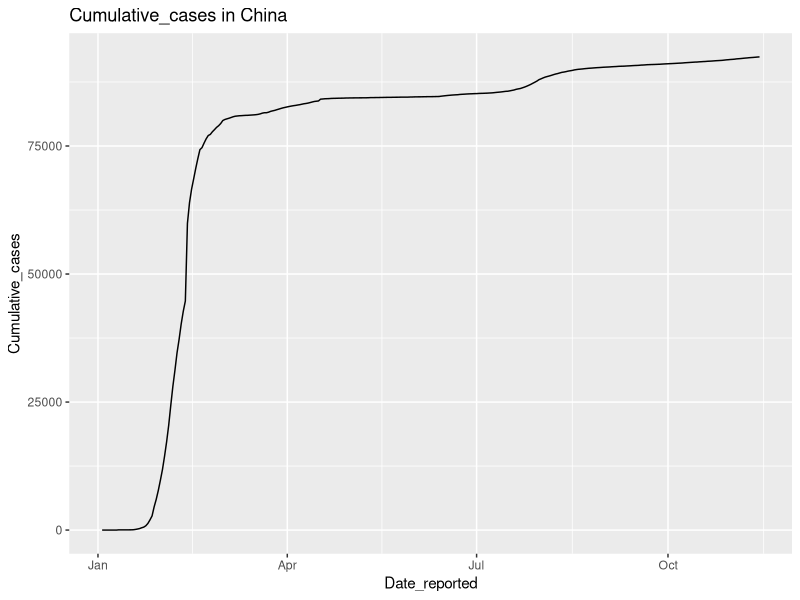
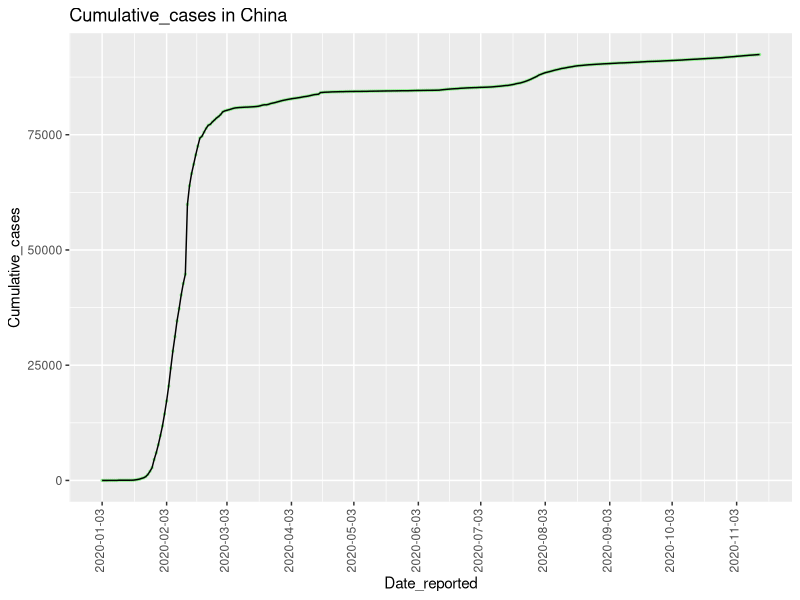
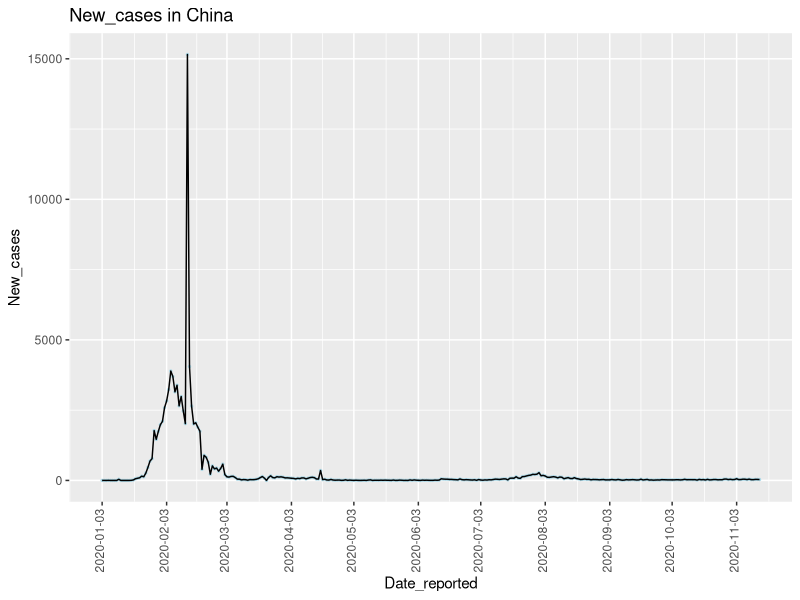
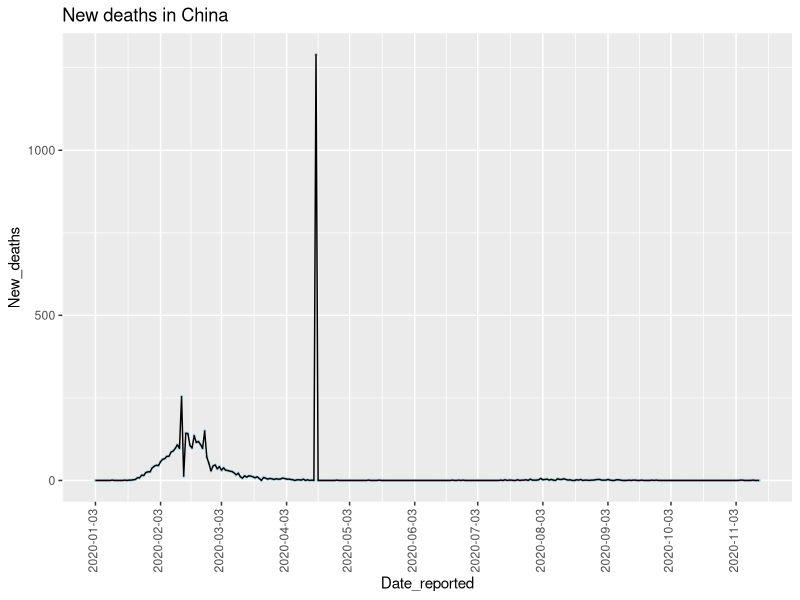
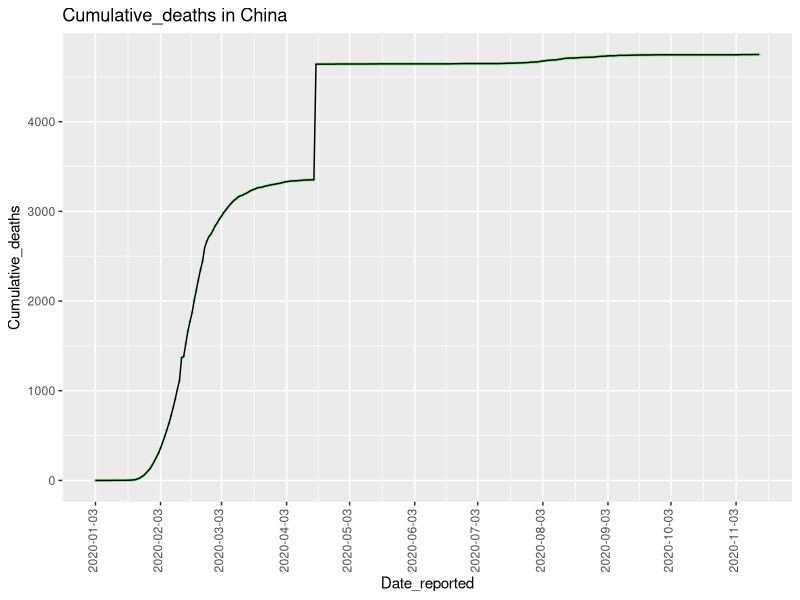
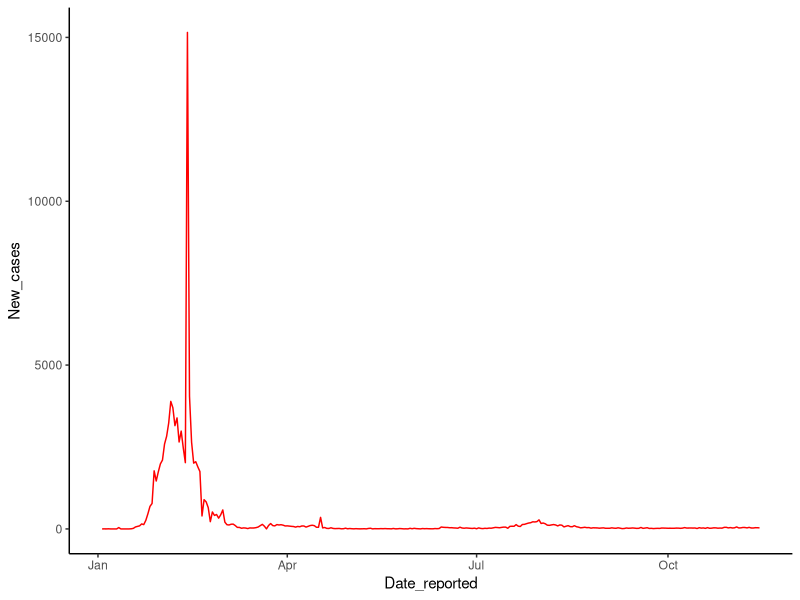
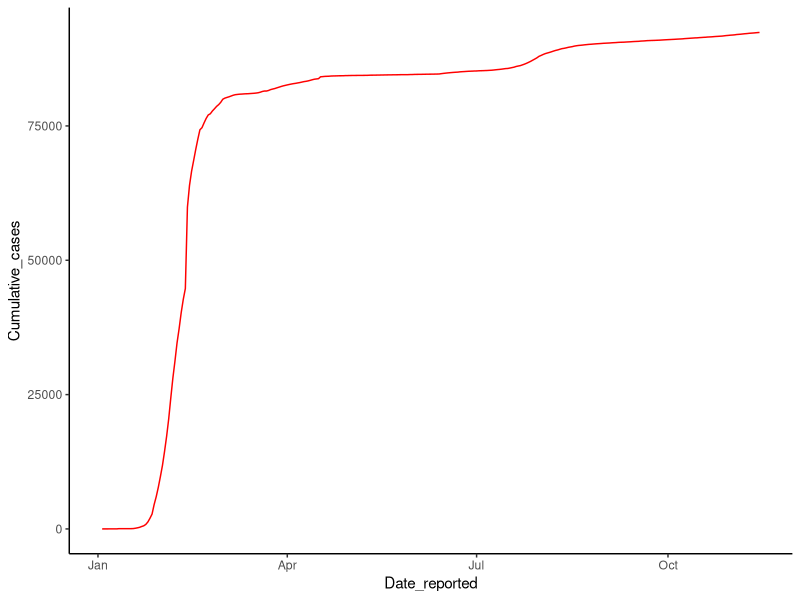
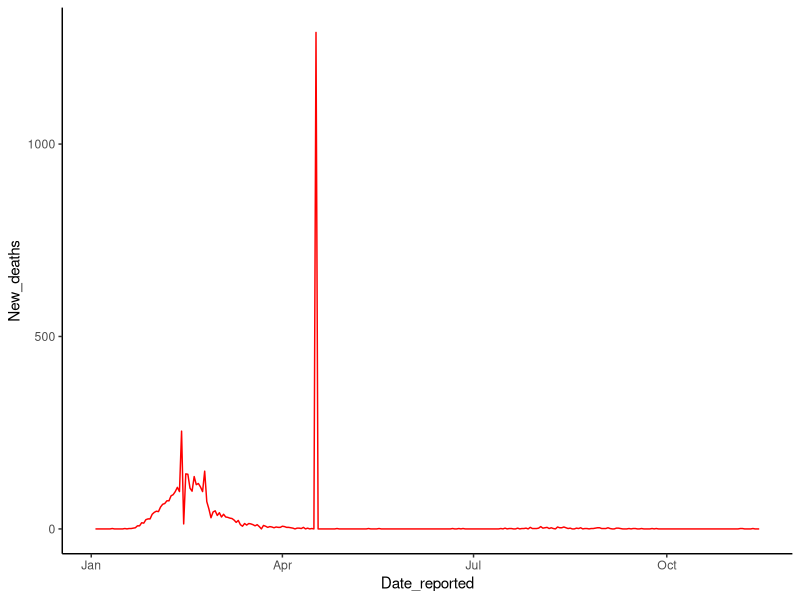

R code for these plots, in order: (Note: this script raises an error after producing the figures.)
## ---- chunk 1
knitr::opts_chunk$set(echo = TRUE)
## ---- chunk 2
##install packages and load in libraries
library(ggplot2)
##install.packages("lubridate")
library(lubridate)
library(dplyr)
library(ggpubr)
library(viridis)
library(gganimate)

## ---- chunk 3
getwd()

##load in data
 data = read.csv("WHO-COVID-19-global-data.csv")
 
 ##take a look at the data
 str(data)
 glimpse(data)
 head(data)
 summary(data)
 class(data$Country)
 data$Country=as.factor(data$Country)
 class(data$Date_reported)
 class(data$Country_code)
 
## ---- chunk 4
##install "lubridate" package (https://rawgit.com/rstudio/cheatsheets/master/lubridate.pdf), which is specificlly designed for maniplating date related data
##install.packages("lubridate")
library(lubridate)


##change the class of Date_reported column from "character" to "Date" class type
class(data$Date_reported)
data$Date_reported = as.Date(data$Date_reported)
class(data$Date_reported)

##change the breaks of the dates, whcih will be used later for plotting
date_breaks <- seq(as.Date("2020-01-03"), as.Date("2020-11-14"), by = "1 month" )

## ---- chunk 5
##Filter function is in the dplyr package
##library(dplyr)

##Subset the covid-19 data for China
data_china = filter(data, data$Country_code == "CN")
dim(data_china)
head(data_china)

##Make the first line plot! 
##Plot the COVID-19 data in China from January to December.
ggplot(data_china, aes(x=Date_reported, y=Cumulative_cases)) + 
  geom_line() + 
  labs(title="Cumulative_cases in China") 

##Plot the Cumulative_cases in China from January to Novermber.
gp_china_1 = ggplot(data_china, aes(x=Date_reported, y=Cumulative_cases)) + 
  geom_point(color='lightgreen', size = 0.5) + 
  labs(title="Cumulative_cases in China") + 
  geom_line()+
  scale_x_date(breaks = date_breaks) +       
  theme(axis.text.x = element_text(angle = 90, vjust = 0.2 , hjust=0.2))
gp_china_1

##Plot the new_cases in China from January to December.
gp_china_2 = ggplot(data_china, aes(x=Date_reported, y=New_cases)) +
  geom_point(color='lightblue', size = 0.5) + 
  labs(title="New_cases in China") + 
  geom_line()+
  scale_x_date(breaks = date_breaks) +
  theme(axis.text.x = element_text(angle = 90, vjust = 0.2, hjust=0.2))
gp_china_2


##Plot the new deaths in China from January to December.
gp_china_3 = ggplot(data_china, aes(x=Date_reported, y=New_deaths)) + 
  geom_point(color='lightblue', size = 0.5) + 
  labs(title="New deaths in China") + 
  geom_line()+
  scale_x_date(breaks = date_breaks) +
  theme(axis.text.x = element_text(angle = 90, vjust = 0.2, hjust=0.2))
gp_china_3

##Plot the cumulative deaths in China from January to December.
gp_china_4 = ggplot(data_china, aes(x=Date_reported, y=Cumulative_deaths)) + 
  geom_point(color='lightgreen', size = 0.5) + 
  labs(title="Cumulative_deaths in China")  +
  geom_line()+
  scale_x_date(breaks = date_breaks) +
  theme(axis.text.x = element_text(angle = 90, vjust = 0.2, hjust=0.2))
gp_china_4


##Make multiple plots for the covid-19 data in China at the same time using a for loop
cases_cn = names(data_china[,c(5:8)])
cases_cn
for (i in c(5:8)){
colnames =  data_china[,i]
print(ggplot(data_china, aes(x = Date_reported, y = colnames)) +
  geom_line(col = "red") +
  theme_classic() +
  theme(legend.position = "none",
        plot.title = element_text(hjust = 0.5)) +
  ylab(cases_cn[i-4]) ##name the y axis accordingly.
)
}


## ---- chunk 6
##Make a facet (https://www.datanovia.com/en/lessons/combine-multiple-ggplots-into-a-figure/) for the COVID-19 data in China
library(ggpubr)
ggarrange(gp_china_1, gp_china_2, gp_china_3, gp_china_4, ncol = 2, nrow = 2) + geom_jitter()


##Here is a heatmap for the Cumulative_cases in China.
ggplot(data_china, aes(y = Date_reported , x = Country, fill = Cumulative_cases))+
  scale_y_date(breaks = date_breaks) +  geom_tile()  + scale_fill_viridis_c() 
## ---- chunk 7
###Make barplots for data in China; 
## Overlay a line plot with a box plot for the Cumulative_cases and New_cases in China
bp_china1 = ggplot(data_china, aes(x=Date_reported, y=Cumulative_cases)) + 
  geom_bar(stat = "identity", color = "lightblue") + 
  labs(title="Cumulative_cases in China") + 
  geom_line(aes(x=Date_reported, y=Cumulative_cases, color = "Cumulative_cases")) +
  geom_line(aes(x=Date_reported, y=New_cases, color = "New_cases")) + 
  scale_color_manual(name = "COVID-19 deaths", values = c("Cumulative_cases" = "yellow", "New_cases" = "red" )) ##add the legend manually. 
bp_china1


## Overlay a line plot with a box plot for the Cumulative_deaths and New_deaths in China
bp_china2 = ggplot(data_china, aes(x=Date_reported, y=Cumulative_deaths)) + 
  geom_bar(stat = "identity", color = "lightblue") + 
  labs(title="Cumulative_deaths in China") + 
  geom_line( aes(x=Date_reported, y=Cumulative_deaths, color = "Cumulative_deaths")) + 
  geom_line(aes(x=Date_reported, y=New_deaths, color = "New_deaths")) + 
  scale_color_manual(name = "COVID-19 deaths", values = c("Cumulative_deaths" = "yellow", "New_deaths" = "red")) ##add the legend manually. 
bp_china2 

##make a facet for the barplots for the COVID-19 data in China
ggarrange(bp_china1, bp_china2, ncol = 2, nrow = 1) 
## ---- chunk 8
##Subset the covid-19 data for US
data_US = filter(data, data$Country_code == "US")

##Make a simple line plot for the Cumulative_cases in the US
ggplot(data_US, aes(x=Date_reported, y=Cumulative_cases)) + 
  geom_line(col = "red") + 
  theme_classic() +
  labs(title="Cumulative_cases in US") + 
  scale_x_date(breaks = date_breaks) + 
  theme(legend.position = "none",plot.title = element_text(hjust = 0.5)) +
  theme(axis.text.x = element_text(angle = 45, vjust = 0, hjust=0))


##Make multiple line plots for the covid-19 data in the US using a for loop
cases = names(data_US[,c(5:8)])
cases
for (i in c(5:8)){
  colnames =  data_US[,i]
print(ggplot(data_US, aes(x = Date_reported, y = colnames)) +
  geom_line(col = "red") +
  theme_classic() +
  theme(legend.position = "none",
        plot.title = element_text(hjust = 0.5)) +
  ylab(cases[i-4]) ##name the y axis accordingly.
)
}



## ---- chunk 9
##Make a simple barplot for the Cumulative_cases in the US
ggplot(data_US, aes(x=Date_reported, y=Cumulative_cases)) + 
  geom_bar(stat = "identity", color = "lightblue") + 
  theme_classic() +
  labs(title="Cumulative_cases in US") + 
  scale_x_date(breaks = date_breaks) + 
  theme(legend.position = "none",plot.title = element_text(hjust = 0.5)) +
  theme(axis.text.x = element_text(angle = 45, vjust = 0, hjust=0))

##Make multiple bar plots for the covid-19 data in the US using a for loop
cases = names(data_US[,c(5:8)])
cases
for (i in c(5:8)){
  colnames =  data_US[,i]
print(ggplot(data_US, aes(x = Date_reported, y = colnames)) +
  geom_bar(stat = "identity", color = "lightblue") + 
  theme_classic() +
  theme(legend.position = "none",
        plot.title = element_text(hjust = 0.5)) +
  ylab(cases[i-4]) ##name the y axis accordingly.
)
}
## ---- chunk 10
##Here is a heatmap for the Cumulative_cases in the US.
ggplot(data_US, aes(y = Date_reported , x = Country, fill = Cumulative_cases))+
  scale_y_date(breaks = date_breaks) +  geom_tile()  + scale_fill_viridis_c() 
## ---- chunk 11
##Make a heatmap for all the countries in the original dataset
library(viridis)
ggplot(data, aes(x = Country, y =Date_reported, fill = Cumulative_cases))+geom_tile()

library(dplyr)
##The x axis is too intense, thus I will choose 5 countries randomly from the dataset and select them according to the country code.
selected_country = filter(data, Country_code == c("CN","US","GB","FR","CA"))
head(selected_country)

###Make the heatmap to illustrate the Cumulative_cases in 5 selected countries.
ggplot(selected_country, aes(y = Date_reported , x = Country, fill = Cumulative_cases))+
  scale_y_date(breaks = date_breaks) +  geom_tile()  + scale_fill_viridis_c() + 
  theme(axis.text.x = element_text(angle = 90, vjust = 0.2, hjust=0.2))

##Make factes for several selected countries. 
  ggplot(selected_country, aes(x = Date_reported, y = Cumulative_deaths, color = "blue")) +
  geom_line()+
  theme_classic() +
  theme(legend.position = "none",
        plot.title = element_text(hjust = 0.5)) +
  facet_wrap(~Country, nrow = 2)

## ---- chunk 12
library(gganimate)

##plot a single geom_point plot for the selected_country dataset
Animation = ggplot(selected_country, aes(x = New_cases, y = Cumulative_cases,color = Country))+
  geom_point(show.legend = FALSE, alpha = 0.7, size = 2.0) +
  scale_color_viridis_d() +
  scale_size(range = c(1, 5)) 

Animation

##Transition by time
Animation + transition_time(Date_reported) + labs (title = "Date:{frame_time}") 
  ##+ scale_x_date(breaks = date_breaks)
  

##Make a facet by country
Animation + facet_wrap(~Country) + 
  transition_time(Date_reported) + 
  labs (title = "Date:{frame_time}") +
  shadow_mark(alpha = 1, size = 0.5)+
  view_follow(fixed_y = TRUE) 
